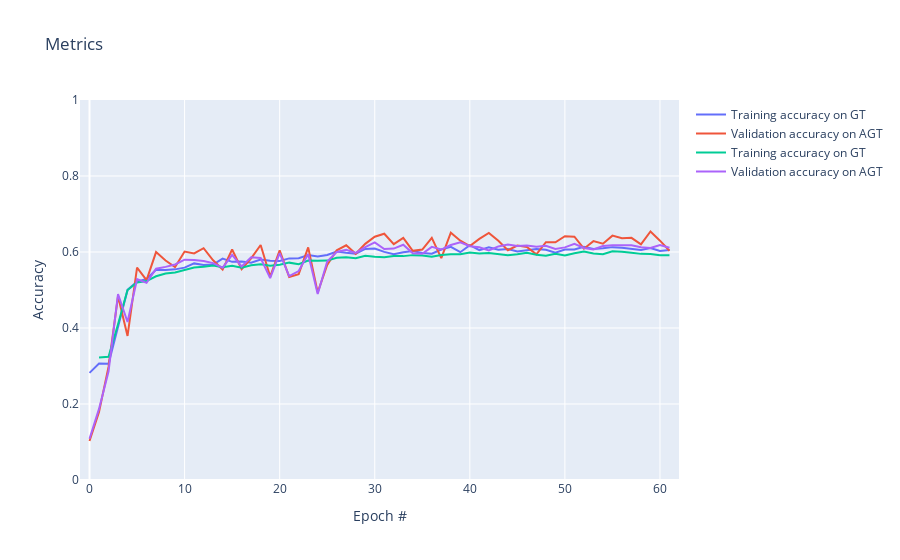

The cell this chart's notebook holds for it:
### Markdown cell above
## Plotting the metrics

### Code cell
metrics = pd.DataFrame(metrics)

# create figure
fig = go.Figure()
fig.add_trace(go.Scatter(x=metrics.index, y=metrics['train_accuracyGT'],
                    mode='lines',
                    name='Training accuracy on GT'))
fig.add_trace(go.Scatter(x=metrics.index, y=metrics['val_accuracyGT'],
                    mode='lines',
                    name='Validation accuracy on AGT'))
fig.add_trace(go.Scatter(x=metrics.index, y=metrics['train_accuracyAGT'],
                    mode='lines',
                    name='Training accuracy on GT'))
fig.add_trace(go.Scatter(x=metrics.index, y=metrics['val_accuracyAGT'],
                    mode='lines',
                    name='Validation accuracy on AGT'))

fig.update_layout(title='Metrics',
                   xaxis_title='Epoch #',
                   yaxis_title='Accuracy')

fig.update_xaxes(range = [-1,62])
fig.update_yaxes(range = [0,1])

fig.show()
